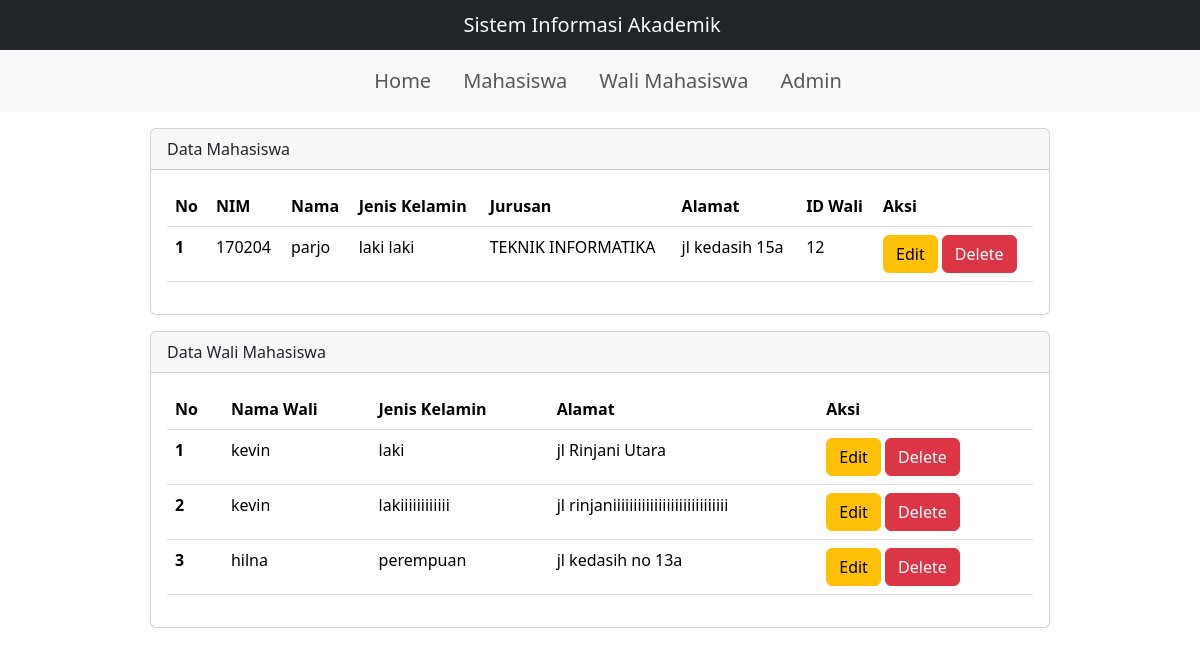
The page / on the database its author committed.
### tables this page shows
CREATE TABLE `mahasiswa` (
  `id_mhs` int(5) NOT NULL,
  `nim` varchar(9) NOT NULL,
  `nama` varchar(100) NOT NULL,
  `jenis_kelamin` varchar(10) NOT NULL,
  `jurusan` varchar(50) NOT NULL,
  `alamat` text NOT NULL,
  `id_wali` int(10) NOT NULL
);

CREATE TABLE `wali_mhs` (
  `id_wali` int(10) NOT NULL,
  `nama_wali` varchar(50) NOT NULL,
  `jenis_kelamin` varchar(15) NOT NULL,
  `alamat` text NOT NULL
);

### index.php (the view, shortened to what this page needs)
<?php
include 'koneksi.php';
?>
<!DOCTYPE html>
<html lang="en">
<head>
    <link href="https://cdn.jsdelivr.net/npm/bootstrap@5.3.2/dist/css/bootstrap.min.css" rel="stylesheet">
    <link rel="stylesheet" href="style.css">
</head>
<header>
    <nav class="navbar bg-dark">
        <div class="container-fluid d-flex justify-content-center">
            <span class="navbar-brand text-light mb-0 h1">Sistem Informasi Akademik</span>
        </div>
    </nav>
</header>
<nav class="navbar navbar-expand-lg bg-body-tertiary sticky-top">
    <div class="container-fluid">
        <div class="collapse navbar-collapse d-flex justify-content-center" id="navbarSupportedContent">
            <ul class="navbar-nav fs-5">
                <li class="nav-item">
                    <a class="nav-link" aria-current="page" href="index.php">Home</a>
                </li>
                <li class="nav-item">
                    <a class="nav-link" href="mahasiswa.php">Mahasiswa</a>
                </li>
                <li class="nav-item">
                    <a class="nav-link" href="wali_mhs.php">Wali Mahasiswa</a>
                </li>
                <li class="nav-item">
                    <a class="nav-link" aria-current="page" href="admin.php">Admin</a>
                </li>
            </ul>
        </div>
    </div>
</nav>
<main>
    <div class="mx-auto card mt-3">
        <div class="card-header">
            Data Mahasiswa
        </div>
        <div class="card-body">
            <table class="table">
                <thead>
                    <tr>
                        <th scope="col">No</th>
                        <th scope="col">NIM</th>
                        <th scope="col">Nama</th>
                        <th scope="col">Jenis Kelamin</th>
                        <th scope="col">Jurusan</th>
                        <th scope="col">Alamat</th>
                        <th scope="col">ID Wali</th>
                        <th scope="col">Aksi</th>
                    </tr>
                </thead>
                <tbody>
                    <?php
                    $q2 = mysqli_query($koneksi, "SELECT * from mahasiswa");
                    $urut = 1;
                    while ($r2 = mysqli_fetch_array($q2)) {
                        $id_mhs = $r2['id_mhs'];
                        $nim = $r2['nim'];
                        $nama = $r2['nama'];
                        $jenis_kelamin = $r2['jenis_kelamin'];
                        $jurusan = $r2['jurusan'];
                        $alamat = $r2['alamat'];
                        $id_wali = $r2['id_wali'];
                    ?>
                        <tr>
                            <th scope=row><?php echo $urut++ ?></th>
                            <td scope="row"><?php echo $nim ?></td>
                            <td scope="row"><?php echo $nama ?></td>
                            <td scope="row"><?php echo $jenis_kelamin ?></td>
                            <td scope="row"><?php echo $jurusan ?></td>
                            <td scope="row"><?php echo $alamat ?></td>
                            <td scope="row"><?php echo $id_wali ?></td>
                            <td scope="row">
                                <a href="mahasiswa.php?op=edit&id_mhs=<?php echo $id_mhs ?>"><button type="button" class="btn btn-warning">Edit</button></a>
                                <a href="mahasiswa.php?op=delete&id_mhs=<?php echo $id_mhs ?>" onclick="return confirm('Apakah anda yakin ingin menghapus data??')"><button type="button" class="btn btn-danger">Delete</button></a>
                            </td>
                        </tr>
                    <?php
                    }
                    ?>
                </tbody>
            </table>
        </div>
    </div>
    <div class="mx-auto card mt-3">
        <div class="card-header">
            Data Wali Mahasiswa
        </div>
        <div class="card-body">
            <table class="table">
                <thead>
                    <tr>
                        <th scope="col">No</th>
                        <th scope="col">Nama Wali</th>
                        <th scope="col">Jenis Kelamin</th>
                        <th scope="col">Alamat</th>
                        <th scope="col">Aksi</th>
                    </tr>
                </thead>
                <tbody>
                    <?php
                    $q2 = mysqli_query($koneksi, "SELECT * from wali_mhs");
                    $urut = 1;
                    while ($r2 = mysqli_fetch_array($q2)) {
                        $id_wali = $r2['id_wali'];
                        $nama_wali = $r2['nama_wali'];
                        $jenis_kelamin = $r2['jenis_kelamin'];
                        $alamat = $r2['alamat'];
                    ?>
                        <tr>
                            <th scope=row><?php echo $urut++ ?></th>
                            <td scope="row"><?php echo $nama_wali ?></td>
                            <td scope="row"><?php echo $jenis_kelamin ?></td>
                            <td scope="row"><?php echo $alamat ?></td>
                            <td scope="row">
                                <a href="wali_mhs.php?op=edit&id_wali=<?php echo $id_wali ?>"><button type="button" class="btn btn-warning">Edit</button></a>
                                <a href="wali_mhs.php?op=delete&id_wali=<?php echo $id_wali ?>" onclick="return confirm('Apakah anda yakin ingin menghapus data??')"><button type="button" class="btn btn-danger">Delete</button></a>
                            </td>
                        </tr>
                    <?php
                    }
                    ?>
                </tbody>
            </table>
        </div>
    </div>
</main>
</body>
</html>

### style.css (style rules this page uses)
.nav-item { margin-left: 1rem; }

### index.php (style rules this page uses)
.mx-auto { width: 900px; }

### rows shown on the page
mahasiswa: nim "170204", nama "parjo", jenis_kelamin "laki laki", jurusan "TEKNIK INFORMATIKA", alamat "jl kedasih 15a", id_wali "12"
wali_mhs: nama_wali "kevin", jenis_kelamin "laki", alamat "jl Rinjani Utara"
wali_mhs: nama_wali "kevin", jenis_kelamin "lakiiiiiiiiiiii", alamat "jl rinjaniiiiiiiiiiiiiiiiiiiiiiiiiiii"
wali_mhs: nama_wali "hilna", jenis_kelamin "perempuan", alamat "jl kedasih no 13a"
